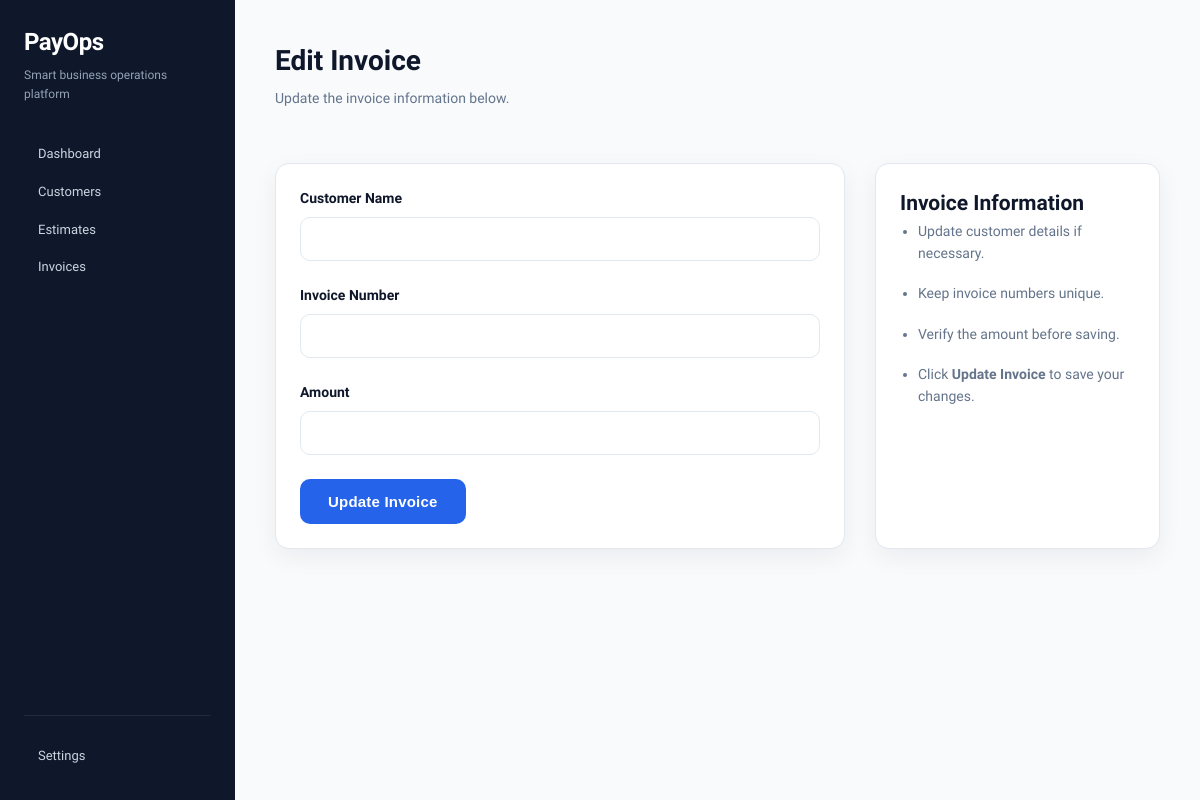
Before: /edit/2 with the older database file.
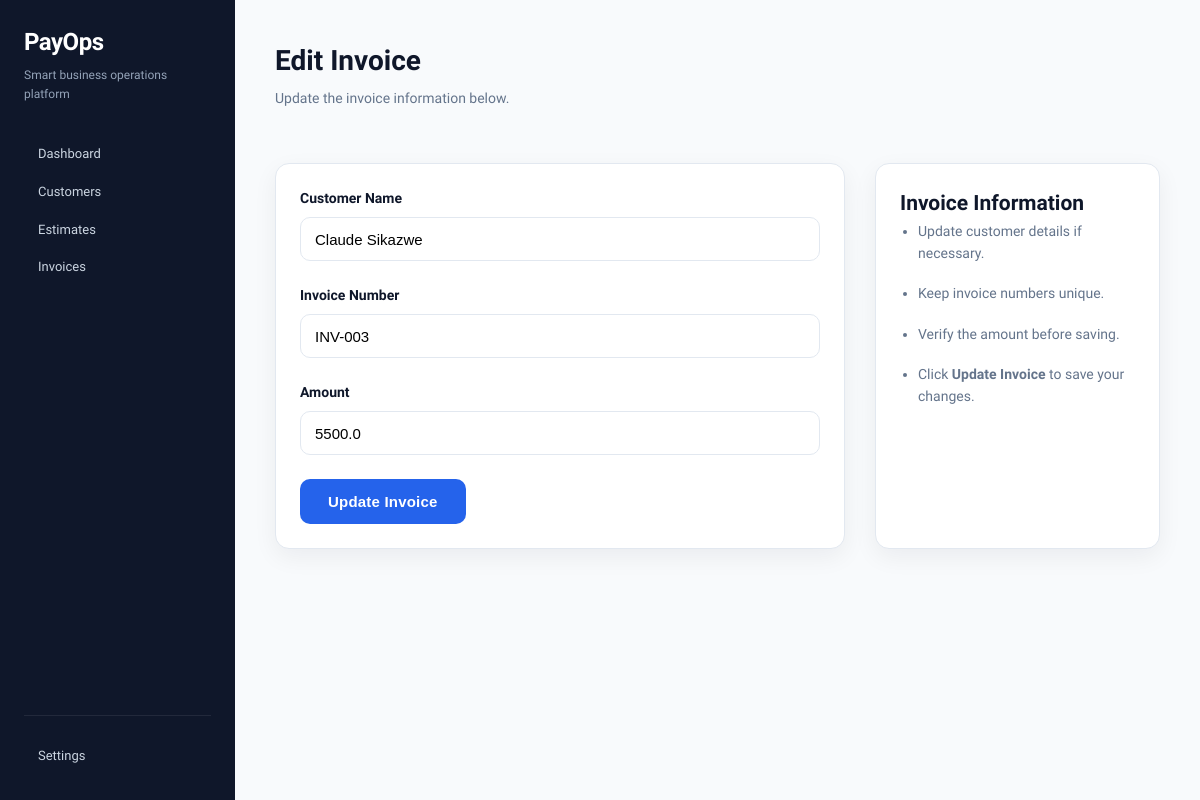
After: the same page with the newer database file.
### tables this page shows
CREATE TABLE invoices (

    id INTEGER PRIMARY KEY AUTOINCREMENT,

    customer TEXT NOT NULL,

    customer_email TEXT,

    invoice_number TEXT UNIQUE NOT NULL,

    issue_date DATE DEFAULT CURRENT_DATE,

    due_date DATE,

    subtotal REAL DEFAULT 0,

    discount REAL DEFAULT 0,

    tax_name TEXT DEFAULT 'VAT',

    tax_rate REAL DEFAULT 0,

    tax_amount REAL DEFAULT 0,

    grand_total REAL DEFAULT 0,

    currency TEXT DEFAULT 'ZMW',

    status TEXT DEFAULT 'Draft',

    notes TEXT,

    terms TEXT,

    reminder_sent INTEGER DEFAULT 0,

    created_at TIMESTAMP DEFAULT CURRENT_TIMESTAMP

);

### app.py (the view)
@app.route("/edit/<int:id>")
def edit_invoice(id):
    connection = sqlite3.connect("invoices.db")
    cursor = connection.cursor()
    cursor.execute(
    """
    SELECT
        id,
        customer,
        invoice_number,
        grand_total
    FROM invoices
    WHERE id = ?
    """,
    (id,)
)
    invoice = cursor.fetchone()
    connection.close()
    return render_template("edit_invoice.html", invoice=invoice)

### templates/edit_invoice.html (shortened to what this page needs)
{% extends "base.html" %}
{% block content %}
<div class="page-header">
    <h1>Edit Invoice</h1>
    <p class="subtext">
        Update the invoice information below.
    </p>
</div>
<div class="create-layout">
    <div class="content-panel">
        <form action="/update/{{ invoice[0] }}" method="POST">
            <div class="form-group">
                <label>Customer Name</label>
                <input
                    type="text"
                    name="customer"
                    value="{{ invoice[1] }}"
                    required>
            </div>
            <div class="form-group">
                <label>Invoice Number</label>
                <input
                    type="text"
                    name="invoice_number"
                    value="{{ invoice[2] }}"
                    required>
            </div>
            <div class="form-group">
                <label>Amount</label>
                <input
                    type="number"
                    name="amount"
                    value="{{ invoice[3] }}"
                    required>
            </div>
            <button
                class="primary-btn"
                type="submit">
                Update Invoice
            </button>
        </form>
    </div>
    <div class="content-panel">
        <h2>Invoice Information</h2>
        <ul class="tips">
            <li>Update customer details if necessary.</li>
            <li>Keep invoice numbers unique.</li>
            <li>Verify the amount before saving.</li>
            <li>Click <strong>Update Invoice</strong> to save your changes.</li>
        </ul>
    </div>
</div>
{% endblock %}

Changed rows visible on the page:
added invoices: customer "Claude Sikazwe", invoice_number "INV-003", amount "5500.0"
